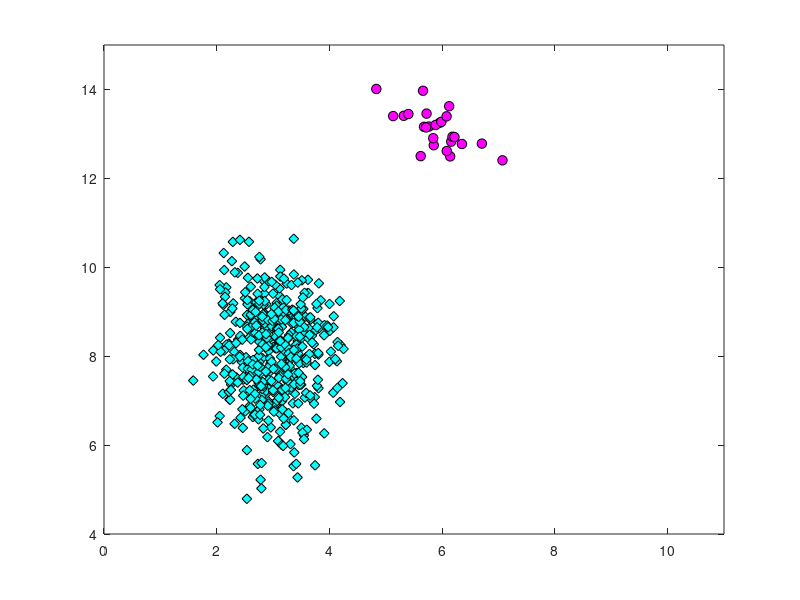

This figure's MATLAB source: (Note: this script raises an error after producing the figure.)
%% This program trains a Bayesian classifier
% using the Maximum likelihood estimate.
% We train it on the helthy and diseased datasets
% provided in cbt2data.mat WITHOUT 
% the naive assumption
%% We load the data
clear all; close all;
load cbt2data.mat
% train_diseased = diseased';
% train_healthy = healthy';
% X_train = [train_diseased(:,1); train_healthy(:,1)];
% t_train = [train_diseased(:,2); train_healthy(:,2)];
X_train = [diseased'; healthy']; % We put the training data into a single matrix
t_train = [ones(length(diseased'),1); ones(length(healthy'),1).*2]; % We create a label vector based on the diseased and healthy samples
X_test = newpts';
%% Plot the data
train_colours = {[1,0,1],[0,1,1]};
cl = unique(t_train); % get total number of classes from test set
tag = {'ko','kd'};
figure(1);
hold off
for c = 1:length(cl)
    pos = find(t_train==cl(c)); % get position, or row, of each data point in class
    plot(X_train(pos,1),X_train(pos,2),tag{c},... % plot points of column 1 on x and column 2 on y
        'markersize',7,'linewidth',.5,...
        'markerfacecolor',train_colours{c});
    hold on
end
xlim([0 11]), ylim([4 15]) % max the x and y scales square
%% Find the mean and variance , class conditional shit
% WITHOUT the Naive (independence) assumption
class_mean = [];
class_var = [];
for c = 1:length(cl)
    pos = find(t_train==cl(c));
    % Find the means
    class_mean(c,:) = mean(X_train(pos,:)); % class-wise & attribute-wise mean
    class_var(:,:,c) = cov(X_train(pos,:),1); % class-wise & attribute-wise variance
end
%% Compute the predictive probabilities
[Xv,Yv] = meshgrid(0:0.1:12,4:0.1:25); % what is this mesh grid for??, 
Probs = [];
for c = 1:length(cl)
    
    temp = [Xv(:)-class_mean(c,1) Yv(:)-class_mean(c,2)]; % xnew - mean, tnew - mean
    tempc = (class_var(:,:,c)); % only diagonal, assuming naive? , (co)variance for class
    const = -log(2*pi) - log(det(tempc)); % is it actually easier with log?, why not -1/2 out front?
    Probs(:,:,c) = reshape(exp(const - 0.5*diag(temp*inv(tempc)*temp')),size(Xv)); % reshape exp(of function) into size of Xv
    
end

% Probs = Probs./repmat(sum(Probs,3),[1,1,2]); % what is this? full bayes rule? how?, is value of contour line?
% above, divide by sum of probs i.e. divide by marginal??? how does
% function do this???
%% Plot the predictive contours
figure(3);hold off
for i = 1:2
    subplot(1,2,i);
    hold off
    for c = 1:length(cl) % plot the data points for each class
        pos = find(t_train==cl(c));
        plot(X_train(pos,1),X_train(pos,2),tag{c},...
            'markersize',2,'linewidth',.5,...
            'markerfacecolor',train_colours{c});
        hold on
    end
    xlim([-4 12]), ylim([0 25])
    
    contour(Xv,Yv,Probs(:,:,i)); % plot contour line
    ti = sprintf('Probability contours for class %g',i);
    title(ti);
end
%% Maximum likelihood classification for training data
% test = class_var(1,:);
class_probs = [];
for c = 1:length(cl)
    sigma = class_var(:,:,c); % we convert row to diagonal elements
    diff_train = [X_train(:,1)-class_mean(c,1) X_train(:,2)-class_mean(c,2)];
    const = 1/sqrt((2*pi()^size(X_train,2)*det(sigma))); % we compute the constanst for the gaussian function
    %  add prior to below to below, equal to frequency in t_train vector?
    class_probs = [class_probs const * exp(-1/2*diag(diff_train * inv(sigma) * diff_train'))];
end
%% Maximum likelihood classification for new data
% test = class_var(1,:);
class_probs_new = [];
for c = 1:length(cl)
    sigma = class_var(:,:,c); % we convert row to diagonal elements
    diff_new = [X_test(:,1)-class_mean(c,1) X_test(:,2)-class_mean(c,2)];
    const = 1/sqrt((2*pi()^size(X_test,2)*det(sigma))); % we compute the constanst for the gaussian function
    class_probs_new(:,c) = const * exp(-1/2*diag(diff_new * inv(sigma) * diff_new'));
end
%% Classify each attribute
[M,Class_train] = max(class_probs,[],2);
[M,Class_new] = max(class_probs_new, [], 2);
%% Plot the training samples
%% Plot the data
train_colours = {[1,0,1],[0,1,1]};
new_colours = {'b','r'};
cl = unique(t_train); % get total number of classes from test set
tag = {'ko','kd'};
tag_new = {'kx','kd'};
figure(2);
hold off
for c = 1:length(cl)
%     pos = find(t_train==cl(c)); % get position, or row, of each data point in class
%     plot(X_train(pos,1),X_train(pos,2),tag{c},... % plot points of column 1 on x and column 2 on y
%         'markersize',7,'linewidth',.5,...
%         'markerfacecolor',train_colours{c});
    pos = find(Class_new==cl(c)); % get position, or row, of each data point in class
    plot(X_test(pos,1),X_test(pos,2),tag_new{c},... % plot points of column 1 on x and column 2 on y
        'markersize',7,'linewidth',.5,...
        'markerfacecolor',new_colours{c});
    hold on
end
xlim([0 11]), ylim([4 20]) % max the x and y scales square
